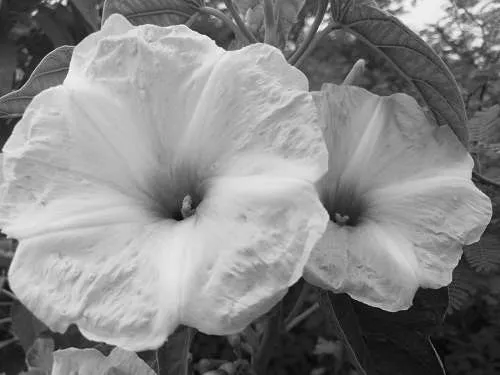
#> input picture flower.jpg, 500 x 375 px
$ python imagefilter.py
#> lines starting #> are read from the running program, lines starting #| are printed output that depends on the picture
# importing PIL.Image library and os library
from PIL import Image #from PIL import Image
import os

# Deletes old created images if they exist
images = ["combinedFilters.jpg","filter1.jpg","filter2.jpg","filter3.jpg","grey.jpg"]
for i in images:
  if os.path.exists(i):
    os.remove(i)

# Adds two blank lines before any output
print("\n\n")

# Opens image - upload a Local File into repl.it
img = Image.open('flower.jpg')
#> img is the input picture: PIL image 500x375 RGB; mean R, G, B 134.9, 134.9, 134.9

# Rescale image size down, if original is too large
width = img.width
#> width = 500
height = img.height
#> height = 375
mwidth = width // 1000
#> mwidth = 0
mheight = height // 1000
#> mheight = 0
if mwidth > mheight:
  scale = mwidth
else:
  scale = mheight
#> scale = 0
if scale != 0:
  img = img.resize( (width // scale, height // scale) )


#####################
#    Your Filter    #
#####################

#decreases the green value by 50% to make a purple color
def purplescale():
  newpix = list(img.getdata())
#> newpix = 187500 items

  #apply filter
  for i in range(len(newpix)):
    p = newpix[i]
    r, g, b = p
    #Get 50% of the green value, and half it. Then subtract it to make the image look purple.
    if g != 0:
        per = int((g * 50) / 100)
        newg = g - per
        newpix[i] = (r, newg, b)
#> this loop made 187500 passes
#> (r, g, b, per, newg) on passes 1 to 12: (102, 102, 102, 51, 51), (79, 79, 79, 39, 40), (56, 56, 56, 28, 28), (45, 45, 45, 22, 23), (47, 47, 47, 23, 24), (44, 44, 44, 22, 22), (41, 41, 41, 20, 21), (38, 38, 38, 19, 19), (30, 30, 30, 15, 15), (34, 34, 34, 17, 17), (37, 37, 37, 18, 19), (41, 41, 41, 20, 21)
#> (r, g, b, per) on pass 100: (69, 69, 69, 34)


  newImage = Image.new("RGB", img.size)
#> newImage: PIL image 500x375 RGB; every value is 0
  newImage.putdata(newpix)
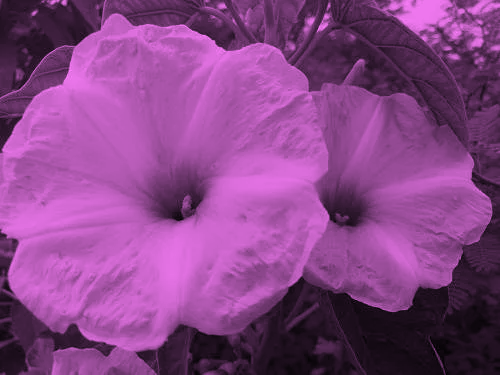
#> newImage: PIL image 500x375 RGB; mean R, G, B 134.9, 67.7, 134.9
  return newImage

#####################################
#    Your Filters with User Input   #
#####################################

#increases RGB values by a factor inputed by a user to make the image brighter
def brightdark():
  newpix = list(img.getdata())
#> newpix = 187500 items
  fxtr = float(input("What factor would you like the image to be brightened/darkened by?\n"))
#> the answer given: 3

  for i in range(len(newpix)):
      r, g, b = newpix[i]

      # Apply the brightness/darkness
      newr = int(r * fxtr)
      newg = int(g * fxtr)
      newb = int(b * fxtr)

       # Ensure values do not go over or under 255 or 0
      newr = max(0, min(newr, 255))
      newg = max(0, min(newg, 255))
      newb = max(0, min(newb, 255))

      # Update the pixel in the list
      newpix[i] = (newr, newg, newb)
#> this loop made 187500 passes
#> (r, g, b, newr, newg, newb) on passes 1 to 3: (102, 102, 102, 255, 255, 255), (79, 79, 79, 237, 237, 237), (56, 56, 56, 168, 168, 168)

  # Create a new image with the modified pixelz
  modified_img = Image.new(img.mode, img.size)
  modified_img.putdata(newpix)
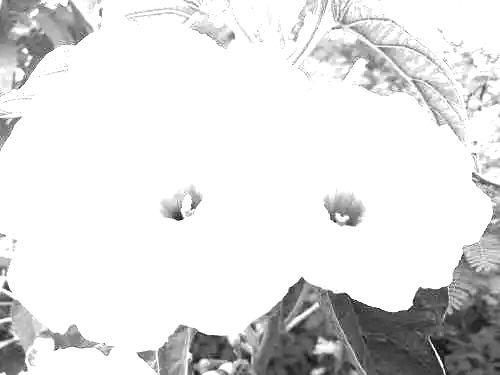
#> modified_img: PIL image 500x375 RGB; mean R, G, B 225.7, 225.7, 225.7

  return modified_img


#itarates through the image based on a factor, then makes a smaller white image, wich the gathered pixels will be appended to.
def compress():
  newpix = list(img.getdata())
  fxtr = float(input("Factor to compress?\n"))
#> the answer given: 3
  width, height = img.size
  compr = []

  # Iterate through pixels
  for y in range(0, height, int(fxtr)):
      row = []
      for x in range(0, width, int(fxtr)):
          # Get the pixel at (x, y)
          pixel = img.getpixel((x, y))
          row.append(pixel)

      compr.append(row)

  #create the blank white image with proper dimensions
  compr_img = Image.new("RGB", (len(compr[0]), len(compr)), "white")
#> compr_img: PIL image 167x125 RGB; every value is 255
  for y, row in enumerate(compr):
      for x, pixel in enumerate(row):
          compr_img.putpixel((x, y), pixel)
#> this loop made 125 passes
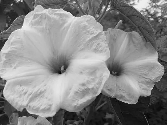
#> compr_img: PIL image 167x125 RGB; mean R, G, B 134.9, 134.9, 134.9

  return compr_img

# Creates the four filter images and saves them to our files


b = purplescale()
b.save("purplescale.jpg")
c = brightdark()
c.save("brightdark.jpg")
d = compress()
d.save("compressed.jpg")

# Image filter names for use below
f1 = "purplescale"
f2 = "brightness"
f3 = "compress"

# Apply multiple filters through prompts with the user
answer = input("\nWhich filter do you want me to apply?\n" +  f1 + "\n " + f2 + "\n " + f3 + "\n none\n\n")
while answer != f1 and answer != f2 and answer != f3 and answer != "none":
#> (the run stopped early here; a loop or call above may not have finished)
